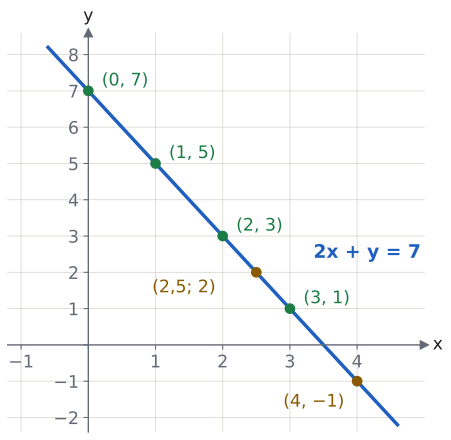

Source code (Python):
import sys; sys.path.insert(0, "tools")
from cizim import *

# 2x + y = 7 denkleminin çözümleri: her sıralı ikili bir nokta, hepsi aynı doğru üzerinde.
fig, ax = sekil(5.6, 5.4)
eksenler(ax, x=(-1.2, 5), y=(-2.4, 8.6))
ax.set_xticks(range(-1, 5)); ax.set_yticks(range(-2, 9))
ax.set_xticklabels(["−1", "", "1", "2", "3", "4"]); ax.set_yticklabels(["−2", "−1", "", "1", "2", "3", "4", "5", "6", "7", "8"])
xs = np.linspace(-0.6, 4.6, 20)
ax.plot(xs, 7 - 2 * xs, color=MAVI, lw=2.6)
ax.text(3.35, 2.4, "2x + y = 7", color=MAVI, fontsize=14, fontweight="bold")
for px, py in [(0, 7), (1, 5), (2, 3), (3, 1)]:
    nokta(ax, px, py, f"({px}, {py})", dx=0.2, dy=0.15, renk=YESIL)
nokta(ax, 2.5, 2, "(2,5; 2)", dx=-1.55, dy=-0.55, renk=SARI)
nokta(ax, 4, -1, "(4, −1)", dx=-1.1, dy=-0.7, renk=SARI)
kaydet(fig, __file__)
